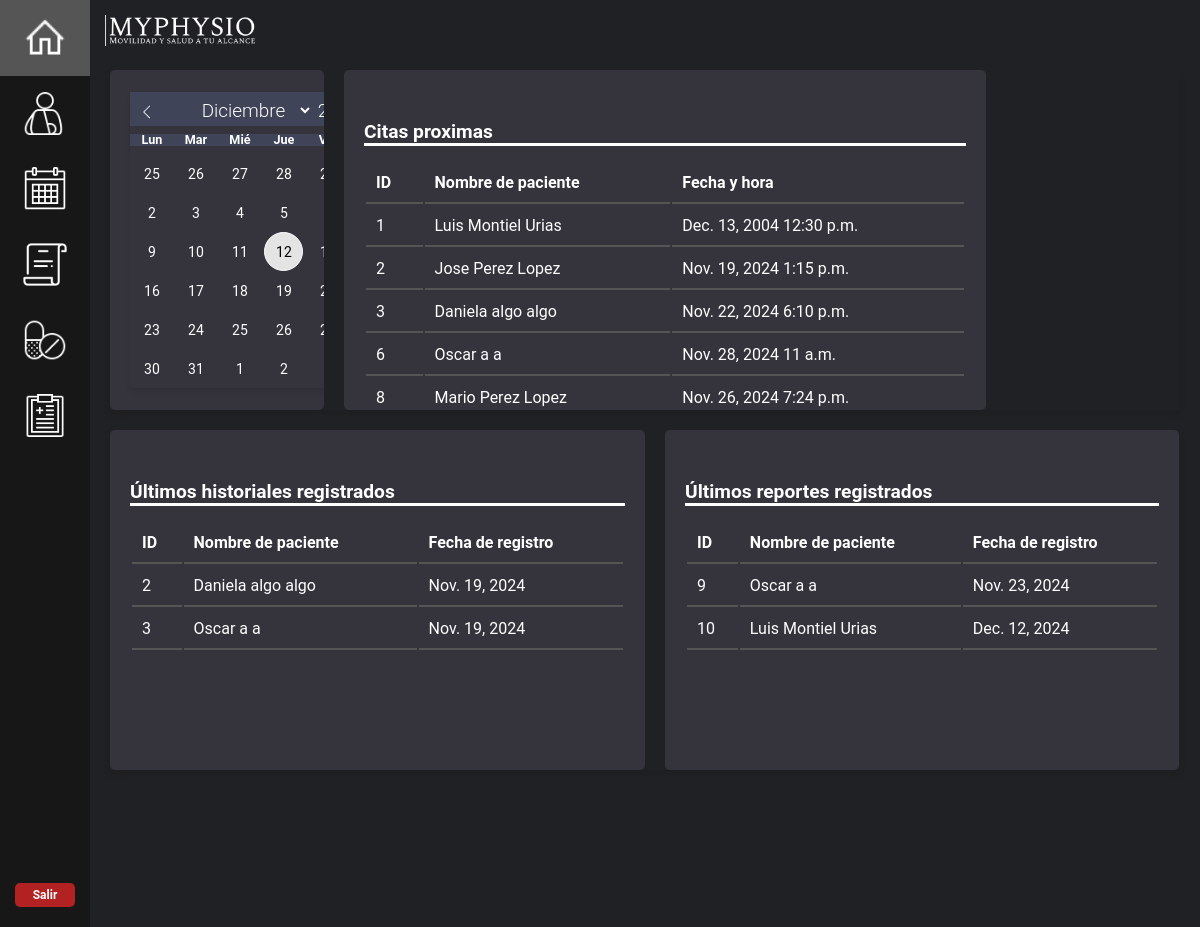
Before: /home/ with the older database file.
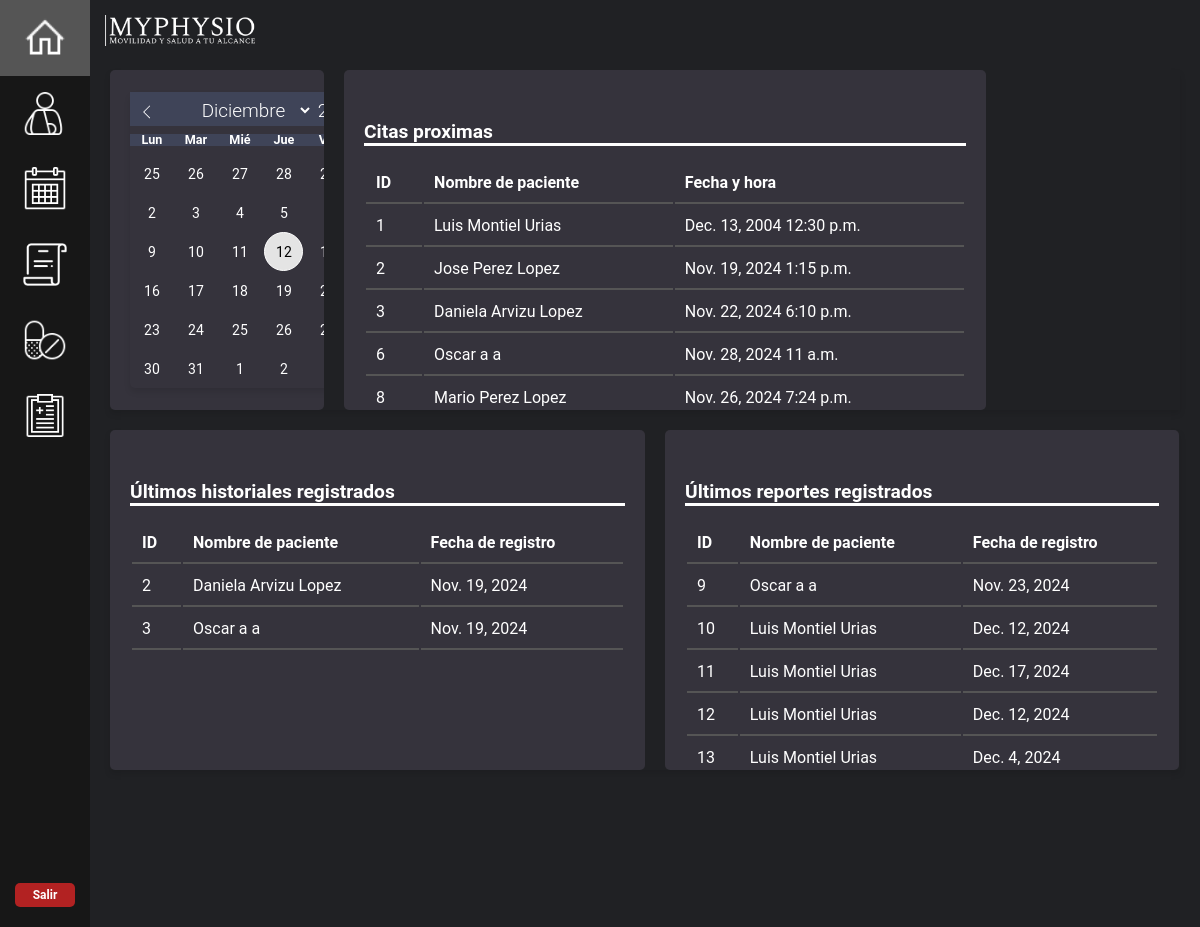
After: the same page with the newer database file.
### mainapp/models.py (models this page shows, shortened)
class Citas(models.Model):
    paciente = models.ForeignKey(Paciente, on_delete=models.CASCADE, blank=False, null=False)
    fecha = models.DateField()
    hora = models.TimeField(auto_now=False, auto_now_add=False)

class Paciente(models.Model):
    nombre = models.CharField(max_length=50)
    apellido_paterno = models.CharField(max_length=50)
    apellido_materno = models.CharField(max_length=50)
    edad = models.IntegerField()
    sexo = models.CharField(max_length=50, blank=True, null=True)
    direccion = models.CharField(max_length=50, blank=True, null=True)
    telefonoP = models.IntegerField(blank=True, null=True)
    emailP = models.EmailField(blank=True, null=True)
    sintomas = models.CharField(max_length=50, blank=True, null=True)
    frecuencia_dolor = models.CharField(max_length=50, blank=True, null=True)
    act_causante = models.CharField(max_length=50, blank=True, null=True)
    descripcion_dolor = models.CharField(max_length=50, blank=True, null=True)
    intensidad_dolor = models.CharField(max_length=50, blank=True, null=True)
    tratamiento = models.CharField(max_length=50, blank=True, null=True)
    lesiones = models.CharField(max_length=50, blank=True, null=True)
    condicion = models.CharField(max_length=50, blank=True, null=True)
    tratamientos_previos = models.CharField(max_length=50, blank=True, null=True)
    medicacion_actual = models.CharField(max_length=50, blank=True, null=True)
    peso = models.IntegerField(blank=True, null=True)
    altura = models.IntegerField(blank=True, null=True)
    rango_mov = models.IntegerField(blank=True, null=True)
    presion = models.CharField(max_length=50, blank=True, null=True)
    ocupacion = models.CharField(max_length=50, blank=True, null=True)
    act_fisica = models.CharField(max_length=50, blank=True, null=True)
    descanso = models.CharField(max_length=50, blank=True, null=True)
    alimentacion = models.CharField(max_length=50, blank=True, null=True)
    def __str__(self):
        return self.nombre + ' ' + self.apellido_paterno + ' ' + self.apellido_materno

class Historial(models.Model):
    paciente = models.ForeignKey(Paciente, on_delete=models.CASCADE, blank=False, null=False)
    fecha = models.DateField()
    cuello_d = models.IntegerField(blank=True, null=True)
    torso_d = models.IntegerField(blank=True, null=True)
    m_sup_d = models.IntegerField(blank=True, null=True)
    m_inf_d = models.IntegerField(blank=True, null=True)
    cuello_i = models.IntegerField(blank=True, null=True)
    torso_i = models.IntegerField(blank=True, null=True)
    m_sup_i = models.IntegerField(blank=True, null=True)
    m_inf_i = models.IntegerField(blank=True, null=True)
    cuello_dg = models.IntegerField(blank=True, null=True)
    torso_dg = models.IntegerField(blank=True, null=True)
    m_sup_dg = models.IntegerField(blank=True, null=True)
    m_inf_dg = models.IntegerField(blank=True, null=True)
    cuello_ig = models.IntegerField(blank=True, null=True)
    torso_ig = models.IntegerField(blank=True, null=True)
    m_sup_ig = models.IntegerField(blank=True, null=True)
    m_inf_ig = models.IntegerField(blank=True, null=True)
    flexv_ms_hd = models.IntegerField(blank=True, null=True)
    flexh_ms_hd = models.IntegerField(blank=True, null=True)
    extv_ms_hd = models.IntegerField(blank=True, null=True)
    exth_ms_hd = models.IntegerField(blank=True, null=True)
    abd_ms_hd = models.IntegerField(blank=True, null=True)
    add_ms_hd = models.IntegerField(blank=True, null=True)
    rotext_ms_hd = models.IntegerField(blank=True, null=True)
    rotint_ms_hd = models.IntegerField(blank=True, null=True)
    flexv_ms_hi = models.IntegerField(blank=True, null=True)
    flexh_ms_hi = models.IntegerField(blank=True, null=True)
    extv_ms_hi = models.IntegerField(blank=True, null=True)
    exth_ms_hi = models.IntegerField(blank=True, null=True)
    abd_ms_hi = models.IntegerField(blank=True, null=True)
    add_ms_hi = models.IntegerField(blank=True, null=True)
    rotext_ms_hi = models.IntegerField(blank=True, null=True)
    rotint_ms_hi = models.IntegerField(blank=True, null=True)
    flex_ms_bd = models.IntegerField(blank=True, null=True)
    ext_ms_bd = models.IntegerField(blank=True, null=True)
    pron_ms_bd = models.IntegerField(blank=True, null=True)
    susp_ms_bd = models.IntegerField(blank=True, null=True)
    flex_ms_bi = models.IntegerField(blank=True, null=True)
    ext_ms_bi = models.IntegerField(blank=True, null=True)
    pron_ms_bi = models.IntegerField(blank=True, null=True)
    susp_ms_bi = models.IntegerField(blank=True, null=True)
    flex_ms_md = models.IntegerField(blank=True, null=True)
    ext_ms_md = models.IntegerField(blank=True, null=True)
    abdr_ms_md = models.IntegerField(blank=True, null=True)
    add_ms_md = models.IntegerField(blank=True, null=True)
    flex_ms_mi = models.IntegerField(blank=True, null=True)
    ext_ms_mi = models.IntegerField(blank=True, null=True)
    abdr_ms_mi = models.IntegerField(blank=True, null=True)
    add_ms_mi = models.IntegerField(blank=True, null=True)
    flex_mi_cd = models.IntegerField(blank=True, null=True)
    ext_mi_cd = models.IntegerField(blank=True, null=True)
    flexcr_mi_cd = models.IntegerField(blank=True, null=True)
    abd_mi_cd = models.IntegerField(blank=True, null=True)
    add_mi_cd = models.IntegerField(blank=True, null=True)
    rotint_mi_cd = models.IntegerField(blank=True, null=True)
    rotext_mi_cd = models.IntegerField(blank=True, null=True)
    flex_mi_ci = models.IntegerField(blank=True, null=True)
    ext_mi_ci = models.IntegerField(blank=True, null=True)
    flexcr_mi_ci = models.IntegerField(blank=True, null=True)
    abd_mi_ci = models.IntegerField(blank=True, null=True)
    add_mi_ci = models.IntegerField(blank=True, null=True)
    rotint_mi_ci = models.IntegerField(blank=True, null=True)
    rotext_mi_ci = models.IntegerField(blank=True, null=True)
    flex_mi_pd = models.IntegerField(blank=True, null=True)
    ext_mi_pd = models.IntegerField(blank=True, null=True)
    rotint_mi_pd = models.IntegerField(blank=True, null=True)
    rotext_mi_pd = models.IntegerField(blank=True, null=True)
    flexplan_mi_pd = models.IntegerField(blank=True, null=True)
    dors_mi_pd = models.IntegerField(blank=True, null=True)
    inve_mi_pd = models.IntegerField(blank=True, null=True)
    ever_mi_pd = models.IntegerField(blank=True, null=True)
    flex_mi_pi = models.IntegerField(blank=True, null=True)
    ext_mi_pi = models.IntegerField(blank=True, null=True)
    rotint_mi_pi = models.IntegerField(blank=True, null=True)
    rotext_mi_pi = models.IntegerField(blank=True, null=True)
    flexplan_mi_pi = models.IntegerField(blank=True, null=True)
    dors_mi_pi = models.IntegerField(blank=True, null=True)
    inve_mi_pi = models.IntegerField(blank=True, null=True)
    ever_mi_pi = models.IntegerField(blank=True, null=True)
    pres_dif = models.CharField(max_length=250, blank=True, null=True)
    pres_ayud = models.CharField(max_length=250, blank=True, null=True)
    pres_claudi = models.CharField(max_length=250, blank=True, null=True)
    pres_atax = models.CharField(max_length=250, blank=True, null=True)
    pres_espa = models.CharField(max_length=250, blank=True, null=True)

class Reporte(models.Model):
    paciente = models.ForeignKey(Paciente, on_delete=models.CASCADE, blank=False, null=False)
    diagnostico = models.CharField(max_length=255)
    fecha = models.DateField()
    motivoconsulta = models.TextField(max_length=255)
    descripcion = models.TextField(max_length=255)
    compromisos = models.TextField(max_length=255)
    fechasnconsulta = models.DateField()
    horanconsulta = models.TimeField(null=True, blank=True)  # Nuevo campo para la hora

### mainapp/views.py (the view)
# urls.py: path("home/", views.home, name="home"),
def home(request):
    info_citas = Citas.objects.all
    info_historial = Historial.objects.all
    info_reportes = Reporte.objects.all
    return render(request, "./home.html", {'citas': info_citas, 'historiales' : info_historial, 'reportes' : info_reportes})

### mainapp/templates/home.html (shortened to what this page needs)
{% extends "dashboard_home.html" %}
{% load static %}
{% block extra_css %}
<link rel="stylesheet" href="{% static 'flatpickr.min.css' %}">
<link rel="stylesheet" href="{% static 'flatpickr.dark.min.css' %}">
{% endblock %}
{% block content %}
<div class="home-container">
    <div class="home-group">
        <div class="calendar-container">
            <input style="display:none;"type="text" class="calendar-input" id="calendar" placeholder="Selecciona una fecha" readonly>
        </div>
    </div>
    <div class="home-group">
        <div class="section-title">Citas proximas</div>
        <table class="table-dashboard">
            <thead>
                <tr>
                    <th>ID</th>
                    <th>Nombre de paciente</th>
                    <th>Fecha y hora</th>
                </tr>
            </thead>
            <tbody id="tabla-citas-proximas">
                {% for item in citas %}
                <tr>
                    <td>{{ item.id }}</td>
                    <td>{{ item.paciente }}</td>
                    <td>{{ item.fecha }} {{item.hora}}</td>
                  </tr>
                {% endfor %}
            </tbody>
        </table>
    </div>
</div>
<div class="ultimos">
    <div class="home-group">
        <div class="section-title">Últimos historiales registrados</div>
        <table>
            <thead>
                <tr>
                    <th>ID</th>
                    <th>Nombre de paciente</th>
                    <th>Fecha de registro</th>
                </tr>
            </thead>
            <tbody id="tabla-historiales">
                {% for item in historiales %}
                <tr>
                    <td>{{ item.id }}</td>
                    <td>{{ item.paciente }}</td>
                    <td>{{ item.fecha }} {{item.hora}}</td>
                  </tr>
                {% endfor %}
            </tbody>
        </table>
    </div>
    <div class="home-group">
        <div class="section-title">Últimos reportes registrados</div>
        <table>
            <thead>
                <tr>
                    <th>ID</th>
                    <th>Nombre de paciente</th>
                    <th>Fecha de registro</th>
                </tr>
            </thead>
            <tbody id="tabla-reportes">
                {% for item in reportes %}
                <tr>
                    <td>{{ item.id }}</td>
                    <td>{{ item.paciente }}</td>
                    <td>{{ item.fecha }} {{item.hora}}</td>
                  </tr>
                {% endfor %}
            </tbody>
        </table>
    </div>
</div>
{% endblock %}

### mainapp/templates/dashboard_home.html (shortened to what this page needs)
{% load static %}
<!DOCTYPE html>
<html lang="es">
<link rel="stylesheet" href="{% static 'styles.css' %}">
<head>
  {% block extra_css %}{% endblock %}
</head>
    <body>
        {% block side_nav %}
        <div class="sidebar">
            <a href="/home" class="icons"> <img src="{% static 'assets/home.png' %}"></a>
            <a href="/pacientes" class="icons"> <img src="{% static 'assets/paciente.png' %}"></a>
            <a href="/citas" class="icons"> <img src="{% static 'assets/calendario.png' %}"></a>
            <a href="/historial" class="icons"> <img src="{% static 'assets/reporte.png' %}"></a>
            <a href="/recetas" class="icons"> <img src="{% static 'assets/pildoras.png' %}"></a>
            <a href="/reportemedico" class="icons"> <img src="{% static 'assets/historial.png' %}"></a>
            <form class="logout" action="{% url 'index' %}" method = "POST">
            <button class="logout-button" aria-label="User Logout" title="User Logout">Salir</button>
            </form>
        </div>
        <a href="/"> <img class="logo" src="{% static 'assets/logo1.png' %}"> <a/>
        {% endblock %}
        <div class="main-container">
          {% block content %}
          {% endblock %}
        </div>
    </body>
</html>

### mystaticfiles/styles.css (style rules this page uses)
* { font-family: 'Roboto'; }
body { display: flex; flex-direction: column; margin: 0; min-height: 100vh; color: white; background-color: #202124; }
.home-container { margin-top: 50px; display: grid; grid-template-columns: 20% 60% 17%; gap: 20px; margin-bottom: 20px; box-shadow: 0 4px 6px rgba(0, 0, 0, 0.1); }
.ultimos { display: grid; grid-template-columns: 50% 48%; gap: 20px; margin-bottom: 20px; box-shadow: 0 4px 6px rgba(0, 0, 0, 0.1); }
.home-group { background-color: #35333C; border-radius: 5px; padding: 20px; overflow: auto; height: 300px; }
.home-group .section-title { font-size: 1.2em; font-weight: bold; margin-bottom: 15px; border-bottom: 3px solid #ffff; }
.calendar-container { position: relative; max-width: 500px; }
table { width: 100%; border-collapse: separate; margin-top: 15px; }
.table-dashboard thead { position: sticky; }
th, td { text-align: left; padding: 10px; border-bottom: 2px solid #555; }
th { font-weight: bold; }
.section-title { margin: 30px 0 20px; border-bottom: 3px solid #555; }

### mainapp/templates/dashboard_home.html (style rules this page uses)
body { margin: 0; font-family: "Roboto"; color: white; background-color: #202124; }
.sidebar { margin: 0; padding: 0; width: 90px; background-color: #171717; position: fixed; height: 100%; overflow: auto; z-index: 1000; }
.sidebar .icons { display: block; color: white; padding: 16px; text-decoration: none; }
.main-container { margin-left: 90px; padding: 20px; min-height: calc(100vh - 80px); position: relative; }
img { width:75%; display:block; margin-left:auto; margin-right:auto; }
.logout-button { position: fixed; bottom: 20px; display: block; margin-left: 15px; margin-right: 15px; color: white; font-weight: bold; font-size: 12px; background-color: #B22222; border-radius: 5px; border: none; padding: 5px 5px; min-width: 60px; cursor: pointer; transition: all 0.3s ease 0s; }
.logo { width: 150px; position:absolute; top: 15px; left: 105px; z-index: 900; }

Changed rows visible on the page:
changed through a linked row, Citas id 3: paciente "Daniela algo algo" → "Daniela Arvizu Lopez"
changed through a linked row, Historial id 2: paciente "Daniela algo algo" → "Daniela Arvizu Lopez"
added Reporte: id "11", paciente "Luis Montiel Urias", fecha "Dec. 17, 2024"
added Reporte: id "12", paciente "Luis Montiel Urias", fecha "Dec. 12, 2024"
added Reporte: id "13", paciente "Luis Montiel Urias", fecha "Dec. 4, 2024"
